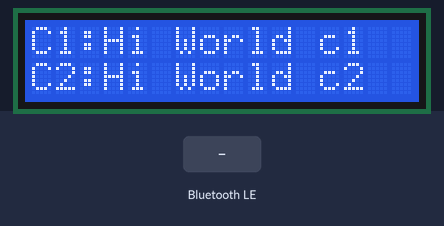
Bench run of a sketch on a simulated ESP32. On the bench: 16×2 character LCD. The test bench sets the inputs (shaded band). Nothing arrives over Bluetooth unless stated; a phone connects over Bluetooth LE 3 s after start; what the sketch prints to the serial monitor is not drawn.

Above: at 1.2 s.
1.3 s: Bluetooth LE write "1" received
At 2.6 s:
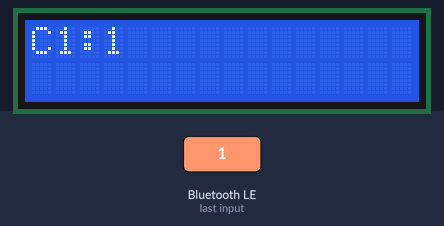
2.9 s: Bluetooth LE write "1" received
At 4.2 s:
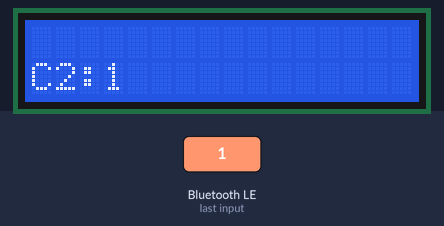
4.5 s: Bluetooth LE write "0" received
At 4.9 s:
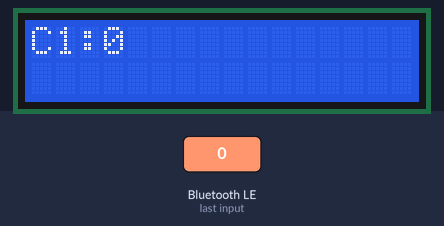
6.0 s: Bluetooth LE write "0" received
At 7.3 s:
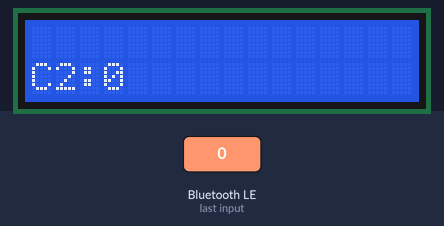
Timing chart, 0 to 8.6 s (numbered marks = the images above; inputs shaded):
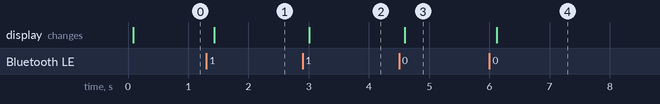

Measured:
- after the input at 1.3 s, the display: changes after 0.13 s (image 1)
- after the input at 2.9 s, the display: changes after 0.11 s (image 2)
- after the input at 4.5 s, the display: changes after 0.09 s (image 3)
- after the input at 6.0 s, the display: changes after 0.13 s (image 4)

The sketch:

11-030_Simple_BLE_server_LCD.ino
```cpp
/*  11.030 - Simple BLE server with LCD

   This example sketch shows how to create a BLE service with two read/write characteristics.

   After you upload the sketch to your ESP32, use a BLE app, such as BLE Scanner, to interact with
   the BLE service running on the ESP32.

   The LCD will display the current values of the two characteristics.

   The value for characteristic 1 is displayed in row 0.
   The value for characteristic 0 is displayed in row 1.

   This sketch was written by Peter Dalmaris using information from the
   ESP32 datasheet and examples.


   Components
   ----------
    - ESP32 Dev Kit v4


    IDE
    ---
    Arduino IDE with ESP32 Arduino Code
    (https://github.com/espressif/arduino-esp32)


    Libraries
    ---------
    - BLEDevice
    - BLEUtils
    - BLEServer
    - LiquidCrystal_I2C

   Connections
   -----------

   Connect the hardware breakout like this:

    ESP32   |   I2C LCD
   ------------------------------------
    5V      |     Vcc
    GND     |     GND
    GPIO22  |     SCL
    GPIO21  |     SDA


    Other information
    -----------------

    1. ESP32 Datasheet: https://www.espressif.com/sites/default/files/documentation/esp32_datasheet_en.pdf
    2. BLE Scanner app on Google Play (you may need to search for this in your store): https://play.google.com/store/apps/details?id=com.macdom.ble.blescanner&hl=en_AU
    3. BLE Scanner app on iTunes (you may need to search for this in your store): https://itunes.apple.com/au/app/ble-scanner-4-0/id1221763603?mt=8
    4. GATT overview: https://www.bluetooth.com/specifications/gatt/generic-attributes-overview
    5. UUID generator: https://www.uuidgenerator.net
    6. GATT Characteristics: https://www.bluetooth.com/specifications/gatt/characteristics
    7. Learn more about std::string --> https://en.wikipedia.org/wiki/C%2B%2B_string_handling
    8. Liquid Crystal Display library: https://github.com/johnrickman/LiquidCrystal_I2C/blob/master/LiquidCrystal_I2C.h
    9. ASCII codes table: http://www.asciitable.com

    Created on April 9 2019 by Peter Dalmaris

*/


#include <BLEDevice.h>
#include <BLEUtils.h>
#include <BLEServer.h>
#include <LiquidCrystal_I2C.h>

// See the following for generating UUIDs:
// https://www.uuidgenerator.net/

#define SERVICE_UUID         "ce3fa4b9-9d6d-4787-963f-2afab5cc061e"  // This is a custom service
#define CHARACTERISTIC_UUID1 "32e97b51-92d1-4911-94f9-833213e35892"  // This is a custom characteristic
#define CHARACTERISTIC_UUID2 "9035bf14-6416-4b6e-9a74-fcd74682e4e1"  // This is a custom characteristic

LiquidCrystal_I2C lcd(0x27, 16, 2); // If this address is not working for your I2C backpack,
// run the address scanner sketch to determine the actual
// address.

BLECharacteristic *pCharacteristic1;
BLECharacteristic *pCharacteristic2;


class MyCallbacks1: public BLECharacteristicCallbacks {
    void onWrite(BLECharacteristic *pCharacteristic) {
      std::string value = pCharacteristic->getValue();
      lcd.init();
      lcd.backlight();
      lcd.setCursor(0, 0);
      lcd.print("C1:             "); // Clear only row 0
      lcd.setCursor(3, 0);          // Reset the cursor to start writing
      if (value.length() > 0) {
        Serial.println("*********");
        Serial.print("New value Char 1: ");
        for (int i = 0; i < value.length(); i++)
        {
          Serial.print(value[i]);
          lcd.print(value[i]);
        }
        Serial.println();
        Serial.println("*********");
      }
    }
};

class MyCallbacks2: public BLECharacteristicCallbacks {
    void onWrite(BLECharacteristic *pCharacteristic) {
      std::string value = pCharacteristic->getValue();
      lcd.init();
      lcd.backlight();
      lcd.setCursor(0, 1);
      lcd.print("C2:             "); // Clear only row 1
      lcd.setCursor(3, 1);          // Reset the cursor to start writing
      if (value.length() > 0) {
        Serial.println("*********");
        Serial.print("New value Char 2: ");
        for (int i = 0; i < value.length(); i++)
        {
          Serial.print(value[i]);
            lcd.print(value[i]);
        }

        Serial.println();
        Serial.println("*********");
      }
    }
};

void setup() {
  Serial.begin(115200);

  BLEDevice::init("Peter's ESP32");
  BLEServer *pServer = BLEDevice::createServer();

  BLEService *pService = pServer->createService(SERVICE_UUID);

  BLECharacteristic *pCharacteristic1 = pService->createCharacteristic(
                                         CHARACTERISTIC_UUID1,
                                         BLECharacteristic::PROPERTY_READ |
                                         BLECharacteristic::PROPERTY_WRITE
                                       );
  BLECharacteristic *pCharacteristic2 = pService->createCharacteristic(
                                         CHARACTERISTIC_UUID2,
                                         BLECharacteristic::PROPERTY_READ |
                                         BLECharacteristic::PROPERTY_WRITE
                                       );

  pCharacteristic1->setCallbacks(new MyCallbacks1());

  pCharacteristic1->setValue("Hi World c1");

  pCharacteristic2->setCallbacks(new MyCallbacks2());

  pCharacteristic2->setValue("Hi World c2");

  pService->start();

  BLEAdvertising *pAdvertising = pServer->getAdvertising();
  pAdvertising->start();

  lcd.init();
  lcd.backlight();
  lcd.setCursor(0, 0);
  lcd.print("C1:");
  std::string value1 = pCharacteristic1->getValue();
  for (int i = 0; i < value1.length(); i++)
          lcd.print(value1[i]);
  lcd.setCursor(0, 1);
  lcd.print("C2:");
  std::string value2 = pCharacteristic2->getValue();
  for (int i = 0; i < value2.length(); i++)
          lcd.print(value2[i]);

}

void loop() {
  // put your main code here, to run repeatedly:
  delay(2000);
}
```
